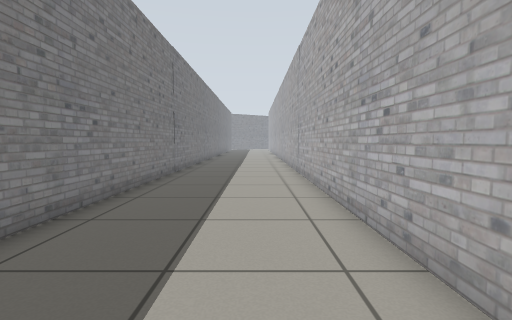
view 1 (above)

16 first-person views from a walk through a robot-simulator world made for Gazebo. The camera is 0.72 m above the floor, tilts 4° down and sees 85° across. The floor is counted in squares, 0.5 m on a side. Each view is taken from the middle of a square. On the plan, view 1 faces up. The plan holds only what a view shows up to about 14 squares ahead; the rest is blank. The place goes on beyond the plan.

view 2
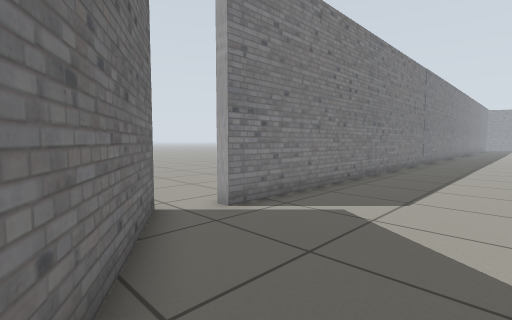

view 3
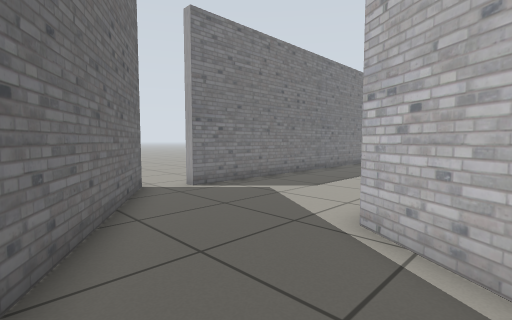

view 4
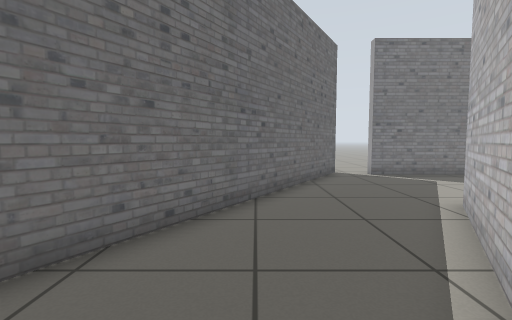

view 5
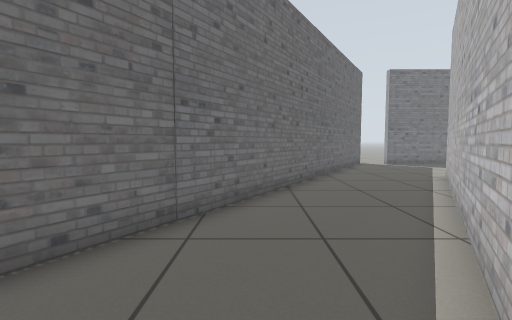

view 6
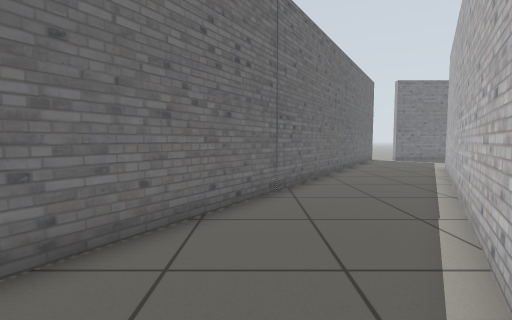

view 7
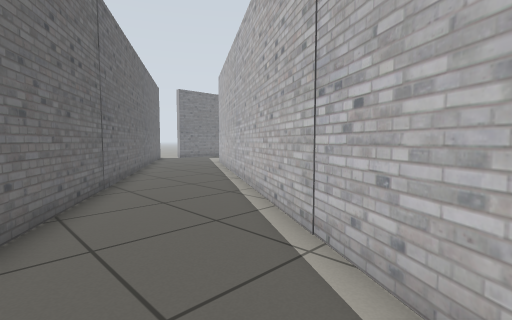

view 8
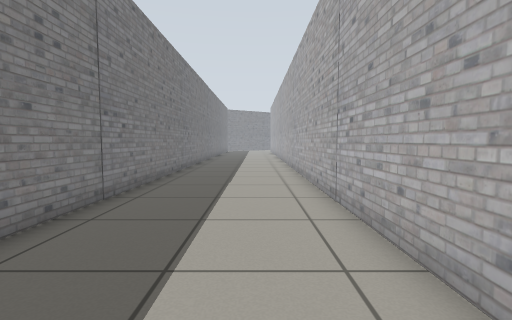

view 9
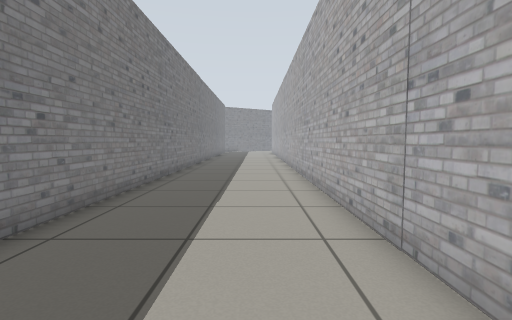

view 10
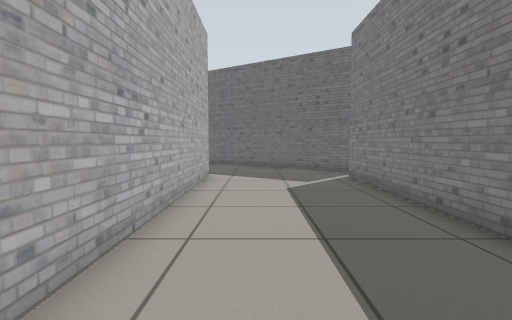

view 11
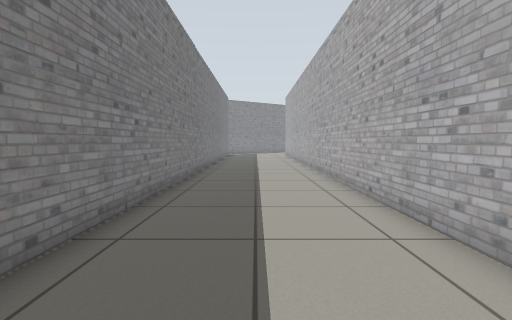

view 12
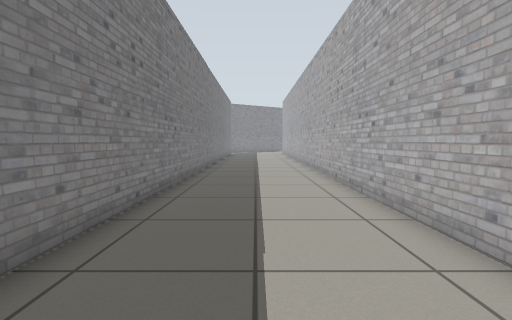

view 13
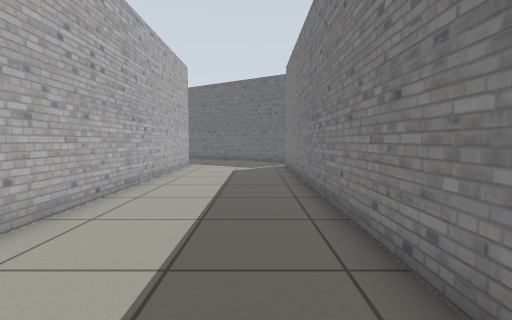

view 14
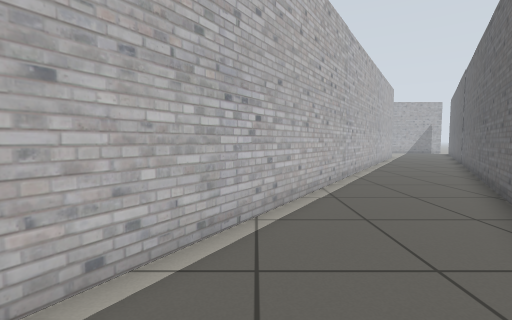

view 15
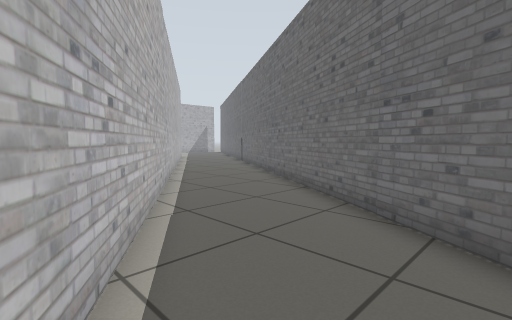

view 16
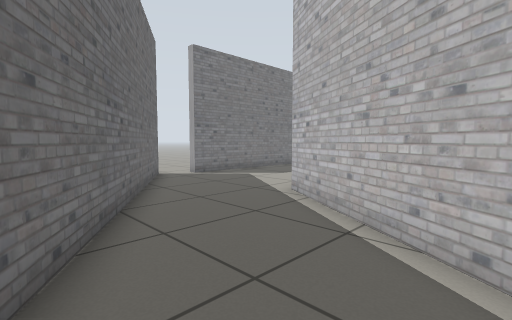

### Floor plan
Ten units are one square. View 1 is at (0, 0); x grows to the right and y downward. Boxes are objects, and circles mark ways between rooms. Rooms are numbered by the first view taken in them; rooms with no view inside come last. Other rooms are left out.
<svg viewBox="-51 -296 245 446">
<path fill="none" stroke="#000" d="M19 24 19 -291M-46 34 0 63M-37 -290 -37 21 -41 21M46 41 19 24M0 63 47 92M78 112 131 145M189 131 78 61M47 92 78 112M78 61 46 41"/>
<circle cx="15" cy="45" r="3" fill="#2a7"/>
<circle cx="55" cy="65" r="3" fill="#2a7"/>
<circle cx="85" cy="85" r="3" fill="#2a7"/>
<text x="-10" y="-120">1</text>
<text x="30" y="60">2</text>
<text x="130" y="110">3</text>
<text x="60" y="80">4</text>
</svg>
Room 1 opens to room 2. Room 2 opens to room 4. Room 3 opens to room 4.

Where each view was taken, in squares from view 1:
view 1: 0 up, 0 right, facing up
view 2: 6 down, 1 right, facing up-left
view 3: 7 down, 4 right, facing up-left
view 4: 7 down, 8 right, facing left
view 5: 10 down, 13 right, facing left
view 6: 12 down, 16 right, facing left
view 7: 14 down, 17 right, facing up-left
view 8: 6 up, 0 right, facing up
view 9: 9 up, 0 right, facing up
view 10: 9 up, 0 right, facing down
view 11: 15 up, 1 left, facing up
view 12: 12 up, 1 left, facing up
view 13: 14 up, 2 left, facing down
view 14: 7 down, 4 right, facing right
view 15: 6 down, 6 right, facing down-right
view 16: 9 down, 7 right, facing up-left
